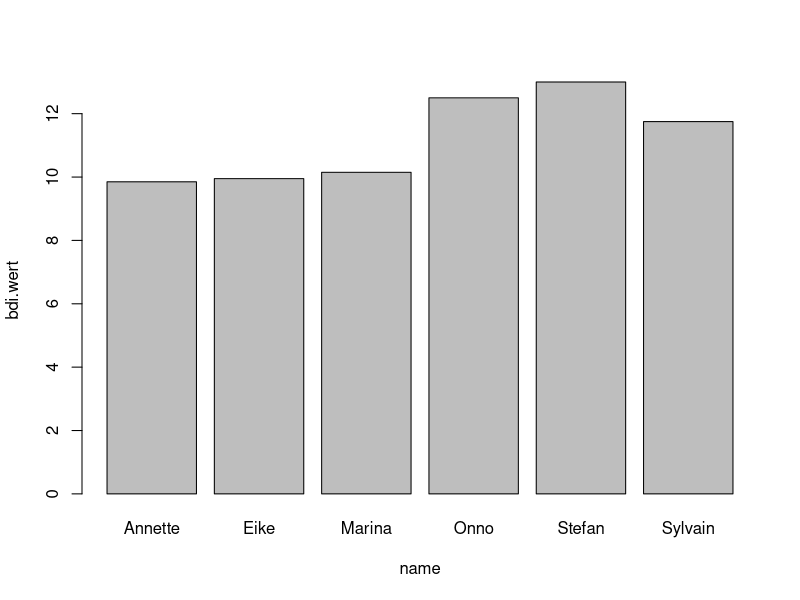
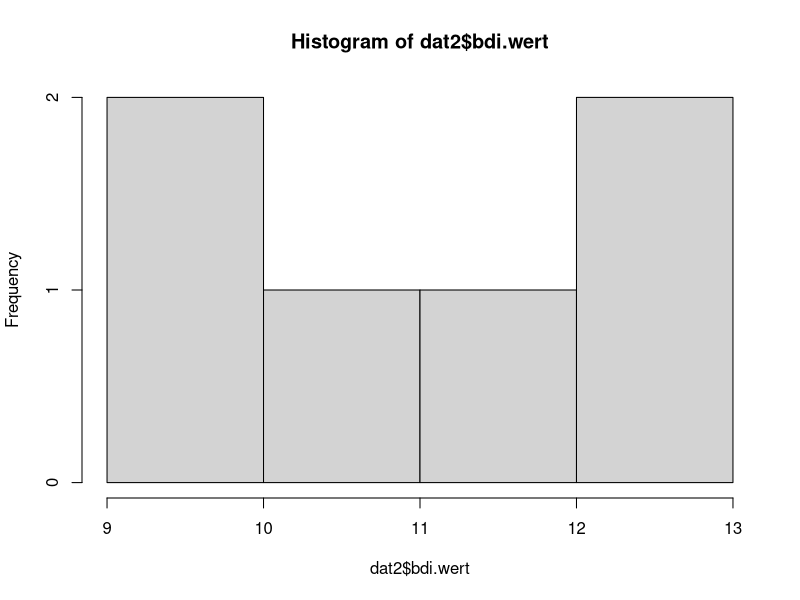
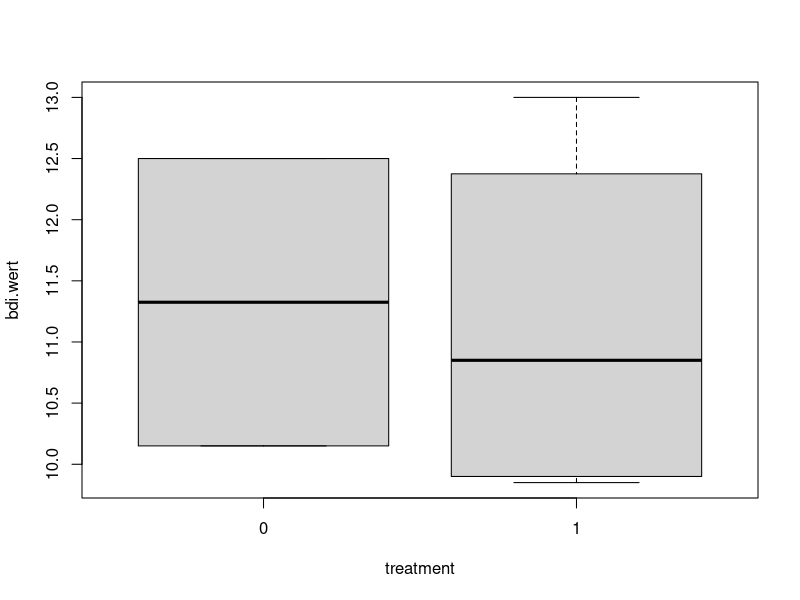
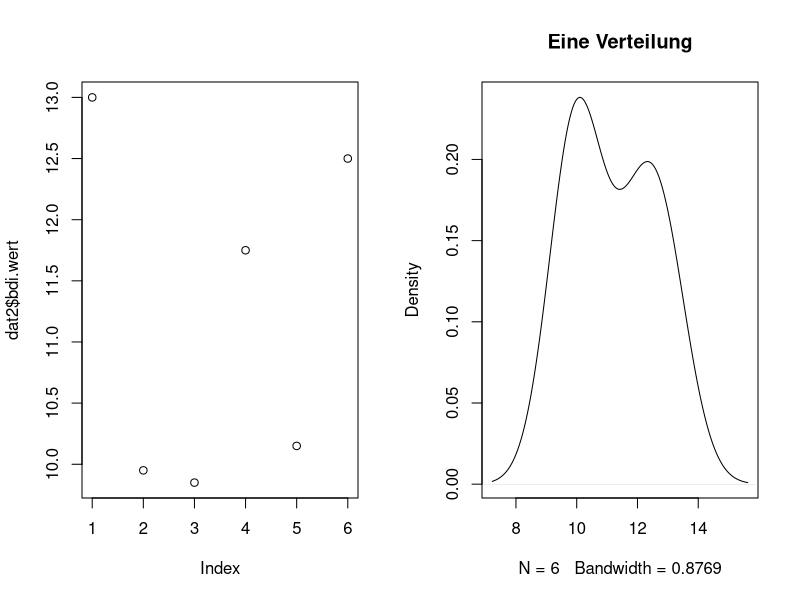

These figures' R source, in order:
## ---- chunk 1
ID <- c(89045, 43678, 88475, 69781, 88766, 67743)
name <- c("Onno", "Stefan", "Sylvain", "Annette", "Marina", "Eike")
geschlecht <- c("m","m","m","w","w","m")
treatment  <- c(0,1,1,1,0,1)
bdi.wert   <- c(12.5,13,11.75,9.85,10.15,9.95)
daten      <- data.frame(ID, name, geschlecht, treatment, bdi.wert, stringsAsFactors=FALSE)
## ---- chunk 2
head(daten)
## ---- chunk 3
str(daten)
## ---- chunk 4
summary(daten)
## ---- chunk 5
class(daten)
mode(daten)
## ---- chunk 6
daten$geschlecht <- as.factor(daten$geschlecht)
daten$treatment <- as.factor(daten$treatment)
str(daten)
## ---- chunk 7
daten2 <- data.frame(
    ID = c(43678, 88475, 88766, 89045),
    nachname = c("Tegemann", "Laffont", "Brandner",
                 "Schreiner"), stringsAsFactors = FALSE)
daten2
## ---- chunk 8
dat <- merge(daten, daten2, all=TRUE)
dat
## ---- chunk 9
dat <- merge(daten, daten2, by="ID", all=TRUE)
dat
## ---- chunk 10
rbind(daten2, daten2)
## ---- chunk 11
cbind(daten2, daten2)
## ---- chunk 12
do.call("cbind", list(daten2, daten2, daten2, daten2))
## ---- chunk 13
dat[4,2]
## ---- chunk 14
dat[4,]$name
## ---- chunk 15
dat[4,"name"]
## ---- chunk 16
dat$name
dat[,"name"]
dat[1:6,"name"]
## ---- chunk 17
dat[6:1,"name"]
## ---- chunk 18
dat2 <- dat[,c("name", "nachname", "bdi.wert", "treatment")]
dat2
## ---- chunk 19
dat2[dat2$treatment == 0,]
## ---- chunk 20
dat2[dat2$bdi.wert > 10,]
## ---- chunk 21
dat2[dat2$treatment == 1 & dat2$bdi.wert > 10,]
## ---- chunk 22
dat2[dat2$treatment == 1 | dat2$bdi.wert > 10,]
## ---- chunk 23
dat2[grep("^S", dat2$name),]
## ---- chunk 24
dat2[is.na(dat2$nachname),]
## ---- chunk 25
dat2[!is.na(dat2$nachname),]
## ---- chunk 26
dat2[-which(is.na(dat2$nachname)),]
## ---- chunk 27
dat2[is.na(dat2)] <- "-97"
dat2
## ---- chunk 28
dat2[dat2=="-97"] <- NA
dat2
## ---- chunk 29
dat2$neueVar <- ifelse(test=dat2$bdi.wert < 10 & dat2$treatment==1,
                       yes="Treatment war wirksam",  
                       no = ifelse(test=dat2$bdi.wert >= 10 & dat2$treatment==1,   
                                   yes="Treatment nicht wirksam",
                                   no="kein Treatment"))
dat2
## ---- chunk 30
library(car)
## ---- chunk 31
dat2$neueVar <- car::recode(dat2$bdi.wert, "lo:10='leichte Depression'; else='schwere Depression'")
dat2
## ---- chunk 32
library(reshape2)
## ---- chunk 33
datl <- reshape2::melt(dat, id.vars="ID")
datl
## ---- chunk 34
reshape2::dcast(datl, ID ~ variable)
## ---- chunk 35
library(tidyr)
dat$bdi.wert <- as.character(dat$bdi.wert)
## ---- chunk 36
pivot_longer(dat, cols=name:nachname, names_to = "variable", values_to = "value")
## ---- chunk 37
pivot_wider(datl, names_from = variable, values_from = value)
## ---- chunk 38
L1 <- list(daten$bdi.wert, daten2$nachname, dat2)
str(L1)
## ---- chunk 39
names(L1) <- c("Werte", "Nachnamen", "Gesamt")
L1
## ---- chunk 40
L1[[3]][5,2]
## ---- chunk 41
L1[["Gesamt"]][5,2]
L1[["Gesamt"]][5,"nachname"]
L1$Gesamt$nachname[5]
## ---- chunk 42
L1[c(1,2)]
## ---- chunk 43
L2 <- c(L1[2], L1[1])
L2
## ---- chunk 44
L2[[3]] <- TRUE
L2$nochwas <- FALSE
L2[["undnochwas"]] <- data.frame(wahr=c(FALSE,TRUE,TRUE),falsch=c(TRUE,TRUE,FALSE))
L2
## ---- chunk 45
L2 <- L2[-c(3,4)]
L2
## ---- chunk 46
(L3 <- unlist(L2))
unname(unlist(L2))
## ---- chunk 47
barplot(bdi.wert ~ name, data=dat2)
## ---- chunk 48
hist(dat2$bdi.wert)
## ---- chunk 49
boxplot(bdi.wert ~ treatment, data=dat2)
## ---- chunk 50
par(mfrow=c(1,2))
plot(dat2$bdi.wert)
plot(density(dat2$bdi.wert),main="Eine Verteilung")
